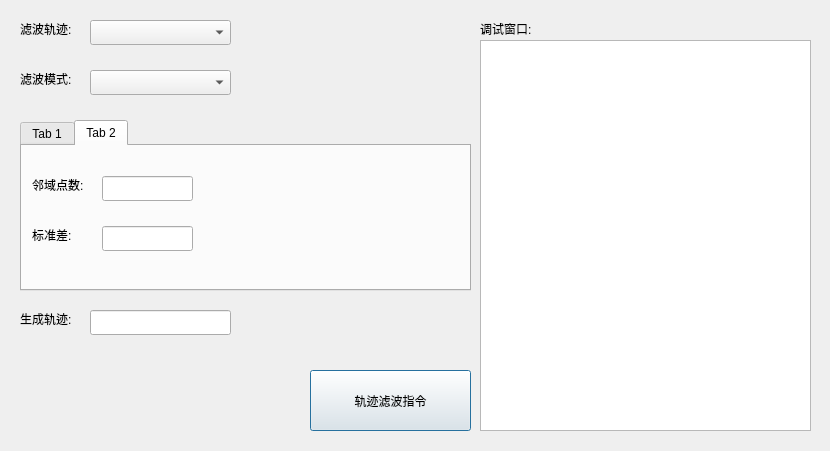
<?xml version="1.0" encoding="UTF-8"?>
<ui version="4.0">
 <class>keyfilterDlg</class>
 <widget class="QDialog" name="keyfilterDlg">
  <property name="geometry">
   <rect>
    <x>0</x>
    <y>0</y>
    <width>830</width>
    <height>451</height>
   </rect>
  </property>
  <property name="windowTitle">
   <string>Dialog</string>
  </property>
  <widget class="QPushButton" name="pushButton">
   <property name="geometry">
    <rect>
     <x>310</x>
     <y>370</y>
     <width>161</width>
     <height>61</height>
    </rect>
   </property>
   <property name="text">
    <string>轨迹滤波指令</string>
   </property>
  </widget>
  <widget class="QLabel" name="label_3">
   <property name="geometry">
    <rect>
     <x>480</x>
     <y>20</y>
     <width>67</width>
     <height>17</height>
    </rect>
   </property>
   <property name="text">
    <string>调试窗口:</string>
   </property>
  </widget>
  <widget class="QTextBrowser" name="record">
   <property name="geometry">
    <rect>
     <x>480</x>
     <y>40</y>
     <width>331</width>
     <height>391</height>
    </rect>
   </property>
  </widget>
  <widget class="QLabel" name="label">
   <property name="geometry">
    <rect>
     <x>20</x>
     <y>70</y>
     <width>67</width>
     <height>17</height>
    </rect>
   </property>
   <property name="text">
    <string>滤波模式:</string>
   </property>
  </widget>
  <widget class="QComboBox" name="filternamecombo">
   <property name="geometry">
    <rect>
     <x>90</x>
     <y>20</y>
     <width>141</width>
     <height>25</height>
    </rect>
   </property>
  </widget>
  <widget class="QLabel" name="label_6">
   <property name="geometry">
    <rect>
     <x>20</x>
     <y>20</y>
     <width>71</width>
     <height>17</height>
    </rect>
   </property>
   <property name="text">
    <string>滤波轨迹:</string>
   </property>
  </widget>
  <widget class="QLabel" name="label_11">
   <property name="geometry">
    <rect>
     <x>20</x>
     <y>310</y>
     <width>71</width>
     <height>17</height>
    </rect>
   </property>
   <property name="text">
    <string>生成轨迹:</string>
   </property>
  </widget>
  <widget class="QLineEdit" name="filternamelineEdit">
   <property name="geometry">
    <rect>
     <x>90</x>
     <y>310</y>
     <width>141</width>
     <height>25</height>
    </rect>
   </property>
  </widget>
  <widget class="QComboBox" name="filtermodecombo">
   <property name="geometry">
    <rect>
     <x>90</x>
     <y>70</y>
     <width>141</width>
     <height>25</height>
    </rect>
   </property>
  </widget>
  <widget class="QTabWidget" name="tabWidget">
   <property name="geometry">
    <rect>
     <x>20</x>
     <y>120</y>
     <width>451</width>
     <height>171</height>
    </rect>
   </property>
   <property name="currentIndex">
    <number>1</number>
   </property>
   <widget class="QWidget" name="tab">
    <attribute name="title">
     <string>Tab 1</string>
    </attribute>
    <widget class="QLabel" name="label_14">
     <property name="geometry">
      <rect>
       <x>10</x>
       <y>80</y>
       <width>71</width>
       <height>17</height>
      </rect>
     </property>
     <property name="text">
      <string>拟合阶次:</string>
     </property>
    </widget>
    <widget class="QLineEdit" name="msl_search_size">
     <property name="geometry">
      <rect>
       <x>80</x>
       <y>30</y>
       <width>91</width>
       <height>25</height>
      </rect>
     </property>
    </widget>
    <widget class="QLineEdit" name="msl_poly">
     <property name="geometry">
      <rect>
       <x>80</x>
       <y>80</y>
       <width>91</width>
       <height>25</height>
      </rect>
     </property>
    </widget>
    <widget class="QLabel" name="label_12">
     <property name="geometry">
      <rect>
       <x>10</x>
       <y>30</y>
       <width>71</width>
       <height>17</height>
      </rect>
     </property>
     <property name="text">
      <string>搜索半径:</string>
     </property>
    </widget>
    <widget class="QLabel" name="label_15">
     <property name="geometry">
      <rect>
       <x>190</x>
       <y>80</y>
       <width>81</width>
       <height>17</height>
      </rect>
     </property>
     <property name="text">
      <string>上采样步长:</string>
     </property>
    </widget>
    <widget class="QLabel" name="label_13">
     <property name="geometry">
      <rect>
       <x>190</x>
       <y>30</y>
       <width>81</width>
       <height>17</height>
      </rect>
     </property>
     <property name="text">
      <string>上采样半径:</string>
     </property>
    </widget>
    <widget class="QLineEdit" name="msl_samp_step">
     <property name="geometry">
      <rect>
       <x>280</x>
       <y>80</y>
       <width>91</width>
       <height>25</height>
      </rect>
     </property>
    </widget>
    <widget class="QLineEdit" name="msl_samp_radius">
     <property name="geometry">
      <rect>
       <x>280</x>
       <y>30</y>
       <width>91</width>
       <height>25</height>
      </rect>
     </property>
    </widget>
   </widget>
   <widget class="QWidget" name="tab_2">
    <attribute name="title">
     <string>Tab 2</string>
    </attribute>
    <widget class="QLabel" name="label_16">
     <property name="geometry">
      <rect>
       <x>10</x>
       <y>30</y>
       <width>71</width>
       <height>17</height>
      </rect>
     </property>
     <property name="text">
      <string>邻域点数:</string>
     </property>
    </widget>
    <widget class="QLineEdit" name="sor_nearpoint_num">
     <property name="geometry">
      <rect>
       <x>80</x>
       <y>30</y>
       <width>91</width>
       <height>25</height>
      </rect>
     </property>
    </widget>
    <widget class="QLineEdit" name="sor_standard_deviation">
     <property name="geometry">
      <rect>
       <x>80</x>
       <y>80</y>
       <width>91</width>
       <height>25</height>
      </rect>
     </property>
    </widget>
    <widget class="QLabel" name="label_17">
     <property name="geometry">
      <rect>
       <x>10</x>
       <y>80</y>
       <width>71</width>
       <height>17</height>
      </rect>
     </property>
     <property name="text">
      <string>标准差:</string>
     </property>
    </widget>
   </widget>
  </widget>
 </widget>
 <resources/>
 <connections/>
</ui>
